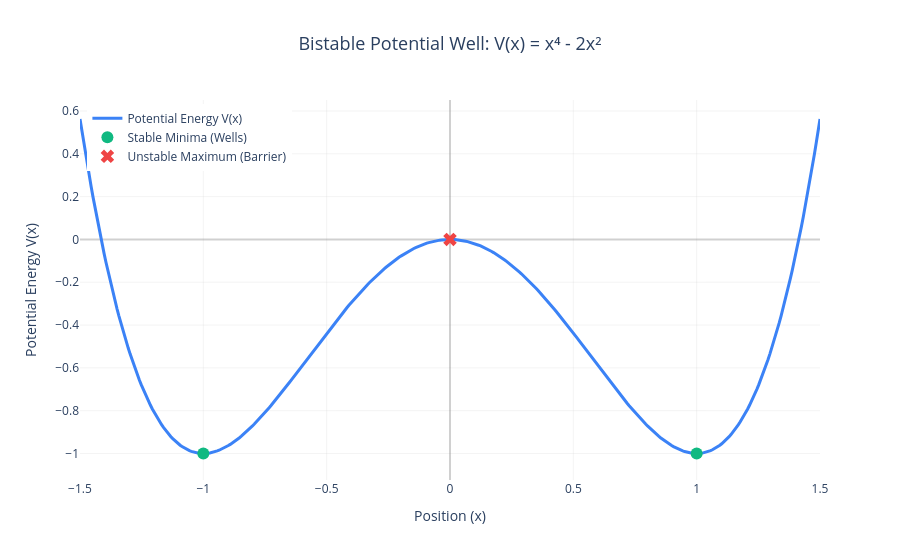
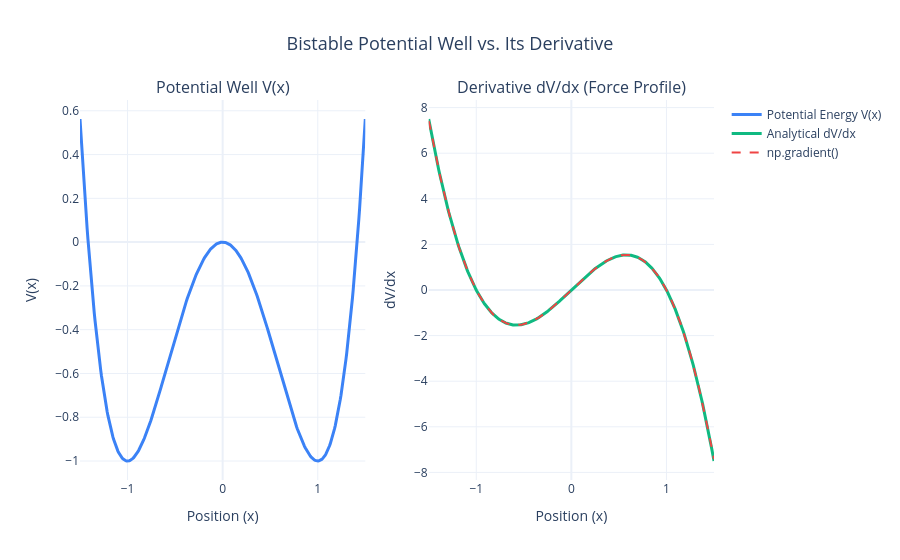

Notebook cell for these charts, in order:
### Code cell
plot_potential()
plot_bistable_and_force()

### Figure 1 — Plotly figure (JSON) as saved in the notebook; plotly's stock layout.template omitted (floating-point values rounded to 4 significant figures; data arrays with more than 128 entries replaced by an {"elided": "..."} marker saying what was removed)
{"data": [{"line": {"color": "#3b82f6", "width": 3}, "mode": "lines", "name": "Potential Energy V(x)", "type": "scatter", "x": {"elided": "400 float values"}, "y": {"elided": "400 float values"}}, {"marker": {"color": "#10b981", "size": 12, "symbol": "circle"}, "mode": "markers", "name": "Stable Minima (Wells)", "type": "scatter", "x": [-1, 1], "y": [-1, -1]}, {"marker": {"color": "#ef4444", "size": 12, "symbol": "x"}, "mode": "markers", "name": "Unstable Maximum (Barrier)", "type": "scatter", "x": [0], "y": [0]}], "layout": {"hovermode": "x unified", "legend": {"x": 0.01, "xanchor": "left", "y": 0.99, "yanchor": "top"}, "title": {"font": {"size": 18}, "text": "Bistable Potential Well: V(x) = x⁴ - 2x²", "x": 0.5}, "xaxis": {"gridcolor": "rgba(200, 200, 200, 0.2)", "title": {"text": "Position (x)"}, "zerolinecolor": "rgba(100, 100, 100, 0.3)"}, "yaxis": {"gridcolor": "rgba(200, 200, 200, 0.2)", "title": {"text": "Potential Energy V(x)"}, "zerolinecolor": "rgba(100, 100, 100, 0.3)"}}}

### Figure 2 — Plotly figure (JSON) as saved in the notebook; plotly's stock layout.template omitted (floating-point values rounded to 4 significant figures; data arrays with more than 128 entries replaced by an {"elided": "..."} marker saying what was removed)
{"data": [{"line": {"color": "#3b82f6", "width": 3}, "name": "Potential Energy V(x)", "type": "scatter", "x": {"elided": "400 float values"}, "xaxis": "x", "y": {"elided": "400 float values"}, "yaxis": "y"}, {"line": {"color": "#10b981", "width": 3}, "name": "Analytical dV/dx", "type": "scatter", "x": {"elided": "400 float values"}, "xaxis": "x2", "y": {"elided": "400 float values"}, "yaxis": "y2"}, {"line": {"color": "#ef4444", "dash": "dash", "width": 2}, "name": "np.gradient()", "type": "scatter", "x": {"elided": "400 float values"}, "xaxis": "x2", "y": {"elided": "400 float values"}, "yaxis": "y2"}], "layout": {"annotations": [{"font": {"size": 16}, "showarrow": false, "text": "Potential Well V(x)", "x": 0.225, "xanchor": "center", "xref": "paper", "y": 1, "yanchor": "bottom", "yref": "paper"}, {"font": {"size": 16}, "showarrow": false, "text": "Derivative dV/dx (Force Profile)", "x": 0.775, "xanchor": "center", "xref": "paper", "y": 1, "yanchor": "bottom", "yref": "paper"}], "hovermode": "x unified", "title": {"font": {"size": 18}, "text": "Bistable Potential Well vs. Its Derivative", "x": 0.5}, "xaxis": {"anchor": "y", "domain": [0, 0.45], "title": {"text": "Position (x)"}}, "xaxis2": {"anchor": "y2", "domain": [0.55, 1], "title": {"text": "Position (x)"}}, "yaxis": {"anchor": "x", "domain": [0, 1], "title": {"text": "V(x)"}}, "yaxis2": {"anchor": "x2", "domain": [0, 1], "title": {"text": "dV/dx"}}}}
